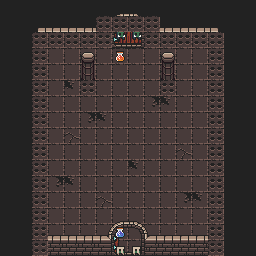

This is a level from a 2D game, rendered from its Tiled map with the project's own tilesets. A one-line summary and the complete map file follow:
An orthogonal 16x16 tile map with 16x16 px tiles, 10 tile layers (Floor, Traps, Side_walls, Side_doors, ...), 3 tilesets.

<map version="1.10" tiledversion="1.11.2" orientation="orthogonal" renderorder="right-down" width="16" height="16" tilewidth="16" tileheight="16" infinite="0" nextlayerid="11" nextobjectid="1">
 <editorsettings>
  <export target="donjon3_room4/donjon3_room4.csv" format="csv" />
 </editorsettings>
 <tileset firstgid="1" source="Tilesets/0x72_DungeonTilesetII_v1.7.tsx" />
 <tileset firstgid="1025" source="Tilesets/atlas_walls_high-16x32.tsx" />
 <tileset firstgid="1217" source="Tilesets/atlas_walls_low-16x16.tsx" />
 <layer id="1" name="Floor" width="16" height="16">
  <data encoding="csv">
1250,1250,1250,1250,1250,1250,1250,1250,1250,1250,1250,1250,1250,1250,1250,1250,
1250,1250,1250,1250,1250,1250,1250,1250,1250,1250,1250,1250,1250,1250,1250,1250,
1250,1250,1250,130,130,130,130,130,130,130,130,130,130,1250,1250,1250,
1250,1250,130,130,130,130,130,130,130,130,130,130,130,130,1250,1250,
1250,1250,130,130,130,130,130,130,130,130,131,130,130,130,1250,1250,
1250,1250,130,130,195,130,130,130,130,130,130,130,130,130,1250,1250,
1250,1250,130,130,130,130,130,130,130,194,195,130,130,130,1250,1250,
1250,1250,130,130,130,194,195,130,130,130,130,130,130,130,1250,1250,
1250,1250,130,130,131,130,130,130,130,130,130,130,130,130,1250,1250,
1250,1250,130,130,130,130,130,130,130,130,130,131,130,130,1250,1250,
1250,1250,130,130,130,130,130,130,195,130,130,130,130,130,1250,1250,
1250,1250,130,194,195,130,130,130,130,130,130,130,130,130,1250,1250,
1250,1250,130,130,130,130,131,130,130,130,130,194,195,130,1250,1250,
1250,1250,130,130,130,130,130,130,130,130,130,130,130,130,1250,1250,
1250,1250,130,130,130,130,130,130,130,130,130,130,130,130,1250,1250,
1250,1250,1250,130,130,130,130,130,130,130,130,130,130,1250,1250,1250
</data>
 </layer>
 <layer id="6" name="Traps" width="16" height="16">
  <data encoding="csv">
0,0,0,0,0,0,0,0,0,0,0,0,0,0,0,0,
0,0,0,0,0,0,0,0,0,0,0,0,0,0,0,0,
0,0,0,0,0,0,0,0,0,0,0,0,0,0,0,0,
0,0,0,0,0,0,0,0,0,0,0,0,0,0,0,0,
0,0,0,0,0,0,0,0,0,0,0,0,0,0,0,0,
0,0,0,0,0,0,0,0,0,0,0,0,0,0,0,0,
0,0,0,0,0,0,0,0,0,0,0,0,0,0,0,0,
0,0,0,0,0,0,0,0,0,0,0,0,0,0,0,0,
0,0,0,0,0,0,0,0,0,0,0,0,0,0,0,0,
0,0,0,0,0,0,0,0,0,0,0,0,0,0,0,0,
0,0,0,0,0,0,0,0,0,0,0,0,0,0,0,0,
0,0,0,0,0,0,0,0,0,0,0,0,0,0,0,0,
0,0,0,0,0,0,0,0,0,0,0,0,0,0,0,0,
0,0,0,0,0,0,0,0,0,0,0,0,0,0,0,0,
0,0,0,0,0,0,0,0,0,0,0,0,0,0,0,0,
0,0,0,0,0,0,0,0,0,0,0,0,0,0,0,0
</data>
 </layer>
 <layer id="2" name="Side_walls" width="16" height="16">
  <data encoding="csv">
0,0,0,0,0,0,0,0,0,0,0,0,0,0,0,0,
0,0,0,0,0,0,0,0,0,0,0,0,0,0,0,0,
0,0,0,0,0,0,0,0,0,0,0,0,0,0,0,0,
0,0,1156,0,0,0,0,0,0,0,0,0,0,1105,0,0,
0,0,1156,0,0,0,0,0,0,0,0,0,0,1105,0,0,
0,0,1156,0,0,0,0,0,0,0,0,0,0,1105,0,0,
0,0,1156,0,0,0,0,0,0,0,0,0,0,1105,0,0,
0,0,1156,0,0,0,0,0,0,0,0,0,0,1105,0,0,
0,0,1156,0,0,0,0,0,0,0,0,0,0,1105,0,0,
0,0,1156,0,0,0,0,0,0,0,0,0,0,1105,0,0,
0,0,1156,0,0,0,0,0,0,0,0,0,0,1105,0,0,
0,0,1156,0,0,0,0,0,0,0,0,0,0,1105,0,0,
0,0,1156,0,0,0,0,0,0,0,0,0,0,1105,0,0,
0,0,1156,0,0,0,0,0,0,0,0,0,0,1105,0,0,
0,0,1156,0,0,0,0,0,0,0,0,0,0,1105,0,0,
0,0,0,0,0,0,0,0,0,0,0,0,0,0,0,0
</data>
 </layer>
 <layer id="3" name="Side_doors" width="16" height="16">
  <data encoding="csv">
0,0,0,0,0,0,0,0,0,0,0,0,0,0,0,0,
0,0,0,0,0,0,0,0,0,0,0,0,0,0,0,0,
0,0,0,0,0,0,0,0,0,0,0,0,0,0,0,0,
0,0,0,0,0,0,0,0,0,0,0,0,0,0,0,0,
0,0,0,0,0,0,0,0,0,0,0,0,0,0,0,0,
0,0,0,0,0,0,0,0,0,0,0,0,0,0,0,0,
0,0,0,0,0,0,0,0,0,0,0,0,0,0,0,0,
0,0,0,0,0,0,0,0,0,0,0,0,0,0,0,0,
0,0,0,0,0,0,0,0,0,0,0,0,0,0,0,0,
0,0,0,0,0,0,0,0,0,0,0,0,0,0,0,0,
0,0,0,0,0,0,0,0,0,0,0,0,0,0,0,0,
0,0,0,0,0,0,0,0,0,0,0,0,0,0,0,0,
0,0,0,0,0,0,0,0,0,0,0,0,0,0,0,0,
0,0,0,0,0,0,0,0,0,0,0,0,0,0,0,0,
0,0,0,0,0,0,0,0,0,0,0,0,0,0,0,0,
0,0,0,0,0,0,0,0,0,0,0,0,0,0,0,0
</data>
 </layer>
 <layer id="4" name="Front_walls" width="16" height="16">
  <data encoding="csv">
0,0,0,0,0,0,0,0,0,0,0,0,0,0,0,0,
0,0,1127,1178,1178,1178,1178,0,0,1178,1178,1178,1178,1126,0,0,
0,0,1151,1202,1202,1202,1202,0,0,1202,1202,1202,1202,1150,0,0,
0,0,0,0,0,0,0,0,0,0,0,0,0,0,0,0,
0,0,0,0,0,0,0,0,0,0,0,0,0,0,0,0,
0,0,0,0,0,0,0,0,0,0,0,0,0,0,0,0,
0,0,0,0,0,0,0,0,0,0,0,0,0,0,0,0,
0,0,0,0,0,0,0,0,0,0,0,0,0,0,0,0,
0,0,0,0,0,0,0,0,0,0,0,0,0,0,0,0,
0,0,0,0,0,0,0,0,0,0,0,0,0,0,0,0,
0,0,0,0,0,0,0,0,0,0,0,0,0,0,0,0,
0,0,0,0,0,0,0,0,0,0,0,0,0,0,0,0,
0,0,0,0,0,0,0,0,0,0,0,0,0,0,0,0,
0,0,0,0,0,0,0,0,0,0,0,0,0,0,0,0,
0,0,1122,1178,1178,1178,1178,0,0,1178,1178,1178,1178,1124,0,0,
0,0,1146,1202,1202,1202,1202,0,0,1202,1202,1202,1202,1148,0,0
</data>
 </layer>
 <layer id="5" name="Front_doors" width="16" height="16">
  <data encoding="csv">
0,0,0,0,0,0,0,1162,1163,0,0,0,0,0,0,0,
0,0,0,0,0,0,1185,1186,1187,1188,0,0,0,0,0,0,
0,0,0,0,0,0,1209,1210,1211,1212,0,0,0,0,0,0,
0,0,0,0,0,0,0,0,0,0,0,0,0,0,0,0,
0,0,0,0,0,0,0,0,0,0,0,0,0,0,0,0,
0,0,0,0,0,0,0,0,0,0,0,0,0,0,0,0,
0,0,0,0,0,0,0,0,0,0,0,0,0,0,0,0,
0,0,0,0,0,0,0,0,0,0,0,0,0,0,0,0,
0,0,0,0,0,0,0,0,0,0,0,0,0,0,0,0,
0,0,0,0,0,0,0,0,0,0,0,0,0,0,0,0,
0,0,0,0,0,0,0,0,0,0,0,0,0,0,0,0,
0,0,0,0,0,0,0,0,0,0,0,0,0,0,0,0,
0,0,0,0,0,0,0,0,0,0,0,0,0,0,0,0,
0,0,0,0,0,0,0,1166,1167,0,0,0,0,0,0,0,
0,0,0,0,0,0,1189,1190,1191,1192,0,0,0,0,0,0,
0,0,0,0,0,0,1213,1214,1215,1216,0,0,0,0,0,0
</data>
 </layer>
 <layer id="7" name="Decorations" width="16" height="16">
  <data encoding="csv">
0,0,0,0,0,0,0,0,0,0,0,0,0,0,0,0,
0,0,0,0,0,0,0,0,0,0,0,0,0,0,0,0,
0,0,0,0,98,0,98,0,0,98,0,98,0,0,0,0,
0,0,0,0,0,0,0,0,0,0,0,0,0,0,0,0,
0,0,0,0,0,0,0,0,0,0,0,0,0,0,0,0,
0,0,0,0,0,0,0,0,0,0,0,0,0,0,0,0,
0,0,0,0,0,0,0,0,0,0,0,0,0,0,0,0,
0,0,0,0,0,0,0,0,0,0,0,0,0,0,0,0,
0,0,0,0,0,0,0,0,0,0,0,0,0,0,0,0,
0,0,0,0,0,0,0,0,0,0,0,0,0,0,0,0,
0,0,0,0,0,0,0,0,0,0,0,0,0,0,0,0,
0,0,0,0,0,0,0,0,0,0,0,0,0,0,0,0,
0,0,0,0,0,0,0,0,0,0,0,0,0,0,0,0,
0,0,0,0,0,0,0,0,0,0,0,0,0,0,0,0,
0,0,0,0,0,0,0,0,0,0,0,0,0,0,0,0,
0,0,0,0,0,0,0,0,0,0,0,0,0,0,0,0
</data>
 </layer>
 <layer id="9" name="Chests" width="16" height="16">
  <data encoding="csv">
0,0,0,0,0,0,0,0,0,0,0,0,0,0,0,0,
0,0,0,0,0,0,0,0,0,0,0,0,0,0,0,0,
0,0,0,0,0,0,0,0,0,0,0,0,0,0,0,0,
0,0,0,0,0,0,0,0,0,0,0,0,0,0,0,0,
0,0,0,0,0,0,0,0,0,0,0,0,0,0,0,0,
0,0,0,0,0,0,0,0,0,0,0,0,0,0,0,0,
0,0,0,0,0,0,0,0,0,0,0,0,0,0,0,0,
0,0,0,0,0,0,0,0,0,0,0,0,0,0,0,0,
0,0,0,0,0,0,0,0,0,0,0,0,0,0,0,0,
0,0,0,0,0,0,0,0,0,0,0,0,0,0,0,0,
0,0,0,0,0,0,0,0,0,0,0,0,0,0,0,0,
0,0,0,0,0,0,0,0,0,0,0,0,0,0,0,0,
0,0,0,0,0,0,0,0,0,0,0,0,0,0,0,0,
0,0,0,0,0,0,0,0,0,0,0,0,0,0,0,0,
0,0,0,0,0,0,0,0,0,0,0,0,0,0,0,0,
0,0,0,0,0,0,0,0,0,0,0,0,0,0,0,0
</data>
 </layer>
 <layer id="8" name="Pillar" width="16" height="16">
  <data encoding="csv">
0,0,0,0,0,0,0,0,0,0,0,0,0,0,0,0,
0,0,0,0,0,0,0,0,0,0,0,0,0,0,0,0,
0,0,0,0,0,0,0,0,0,0,0,0,0,0,0,0,
0,0,0,0,0,166,0,0,0,0,166,0,0,0,0,0,
0,0,0,0,0,198,0,0,0,0,198,0,0,0,0,0,
0,0,0,0,0,230,0,0,0,0,230,0,0,0,0,0,
0,0,0,0,0,0,0,0,0,0,0,0,0,0,0,0,
0,0,0,0,0,0,0,0,0,0,0,0,0,0,0,0,
0,0,0,0,0,0,0,0,0,0,0,0,0,0,0,0,
0,0,0,0,0,0,0,0,0,0,0,0,0,0,0,0,
0,0,0,0,0,0,0,0,0,0,0,0,0,0,0,0,
0,0,0,0,0,0,0,0,0,0,0,0,0,0,0,0,
0,0,0,0,0,0,0,0,0,0,0,0,0,0,0,0,
0,0,0,0,0,0,0,0,0,0,0,0,0,0,0,0,
0,0,0,0,0,0,0,0,0,0,0,0,0,0,0,0,
0,0,0,0,0,0,0,0,0,0,0,0,0,0,0,0
</data>
 </layer>
 <layer id="10" name="Collisions" width="16" height="16">
  <data encoding="csv">
0,0,0,0,0,0,0,0,0,0,0,0,0,0,0,0,
0,0,0,0,0,0,386,386,386,386,0,0,0,0,0,0,
0,0,386,386,386,386,386,120,120,386,386,386,386,386,0,0,
0,0,386,0,0,0,0,691,0,0,0,0,0,386,0,0,
0,0,386,0,0,0,0,0,0,0,0,0,0,386,0,0,
0,0,386,0,0,386,0,0,0,0,386,0,0,386,0,0,
0,0,386,0,0,0,0,0,0,0,0,0,0,386,0,0,
0,0,386,0,0,0,0,0,0,0,0,0,0,386,0,0,
0,0,386,0,0,0,0,0,0,0,0,0,0,386,0,0,
0,0,386,0,0,0,0,0,0,0,0,0,0,386,0,0,
0,0,386,0,0,0,0,0,0,0,0,0,0,386,0,0,
0,0,386,0,0,0,0,0,0,0,0,0,0,386,0,0,
0,0,386,0,0,0,0,0,0,0,0,0,0,386,0,0,
0,0,386,0,0,0,0,0,0,0,0,0,0,386,0,0,
0,0,386,0,0,0,0,692,0,0,0,0,0,386,0,0,
0,0,386,0,0,0,0,56,56,0,0,0,0,386,0,0
</data>
 </layer>
</map>
